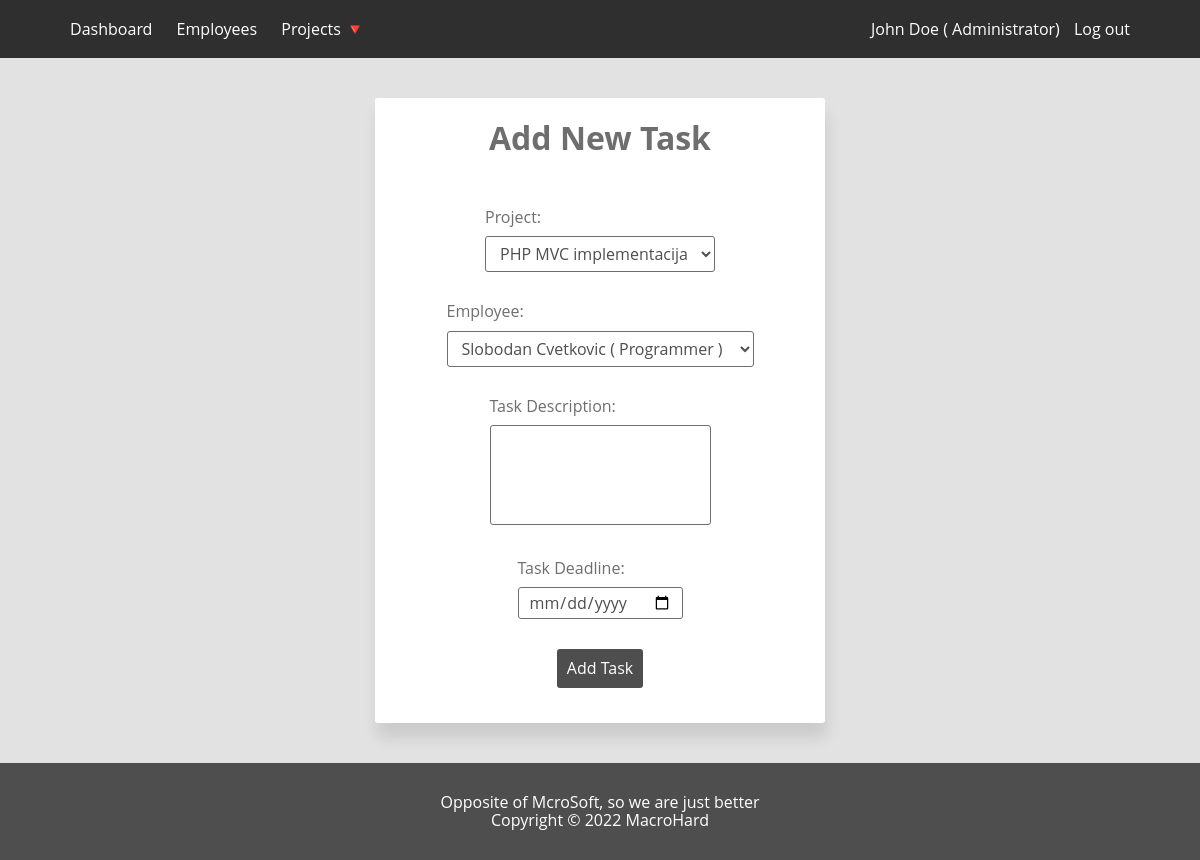
/dashboard/create-task.php (signed in), run on the app's committed database.
### tables this page shows
CREATE TABLE IF NOT EXISTS `employees` (
  `id` int(11) NOT NULL AUTO_INCREMENT,
  `position_id` int(11) NOT NULL,
  `firstname` varchar(255) NOT NULL,
  `lastname` varchar(255) NOT NULL,
  `password` varchar(255) DEFAULT NULL,
  `salary` decimal(10,2) NOT NULL,
  `email` varchar(255) NOT NULL,
  PRIMARY KEY (`id`),
  UNIQUE KEY `id` (`id`,`lastname`),
  UNIQUE KEY `email` (`email`),
  KEY `employees_position` (`position_id`)
);

CREATE TABLE IF NOT EXISTS `position` (
  `id` int(11) NOT NULL AUTO_INCREMENT,
  `position_name` varchar(255) NOT NULL,
  PRIMARY KEY (`id`)
);

### autoloader.php (called while the page is built, shortened)
<?php
  spl_autoload_register(function($className)
  {
    $namespace=str_replace("\\","/",__NAMESPACE__);
    $className=str_replace("\\","/",$className);
    $class=__DIR__."/classes/".(empty($namespace)?"":$namespace."/")."{$className}.php";
  });

### classes/Database/Database.php (called while the page is built, shortened)
<?php
  class Database
  {
    private static string $host = "localhost";
    private static string $user = "root";
    private static string $pwd = "";
    private static string $dbName = "backend_zaposleni";
    private static \PDO $pdoObj;
    public static function connect(): \PDO
    {
      return self::$pdoObj;
    }
    private static function setPdo(): bool
    {
      $dsn = "mysql:host=" . self::$host . ";dbname=" . self::$dbName . ";";
      try {
        $pdo = new \PDO($dsn, self::$user, self::$pwd);
        $pdo->setAttribute(\PDO::ATTR_DEFAULT_FETCH_MODE, \PDO::FETCH_ASSOC);
        self::$pdoObj = $pdo;
        return true;
      } catch(\PDOException $e) {
        self::$error = $e->getMessage();
      }
      return false;
    }
  }

### classes/Models/User.php (called while the page is built, shortened)
<?php
  class User
  {
    protected function getLoggedUserData(int $user_id): array
    {
      try {
        $sql = "SELECT e.email as email, e.firstname as firstname, e.lastname as lastname, p.position_name as position_name FROM employees e
                        LEFT JOIN position p on e.position_id = p.id
                        WHERE e.id=:user_id AND p.position_name='Administrator' ;";
        $statement = Database::connect()->prepare($sql);
        $statement->bindParam(":user_id", $user_id, \PDO::PARAM_INT);
        $statement->execute();
        if($statement->rowCount() > 0) {
          $results = $statement->fetch();
          return $results;
        } else {
          return ["Triggered Karen at the getLoggedUserEmail class"];
        }
      } catch (\PDOException $e) {
        return [$e->getMessage()];
      }
    }
    protected function getAllUsersData(): array
    {
      $sql = "SELECT p.position_name as position_name, e.id as employee_id, e.firstname as firstname, e.lastname as lastname, e.salary as salary, e.email as email
            FROM employees e
         LEFT JOIN position p on e.position_id = p.id ORDER BY salary DESC";
      $db = Database::connect();
      $statement = $db->prepare($sql);
      $statement->execute();
      $results = $statement->fetchAll();
      return $results;
    }
  }

### classes/Controllers/UserController.php (called while the page is built, shortened)
<?php
  class UserController extends User
  {
    public string $userRole;
    public string $userName;
    public string $userLastName;
    public array $userDataArr;
    public function __construct(int $userId = 0)
    {
      $this->setUserDataArr($this->getLoggedUserData($userId));
      $this->userName = $this->getUserDataArr()['firstname'];
      $this->userLastName = $this->getUserDataArr()['lastname'];
      $this->userRole = $this->getUserDataArr()['position_name'];
    }
    public function getUserRole(): string
    {
      return $this->userRole;
    }
    public function getUserName(): string
    {
      return $this->userName;
    }
    public function getUserLastName(): string
    {
      return $this->userLastName;
    }
    public function setUserDataArr(array $userData) {
      $this->userDataArr = $userData;
    }
    public function getUserDataArr()
    {
      return $this->userDataArr;
    }
    public static function getAllUsers(): array
    {
      return (new parent)->getAllUsersData();
    }
  }

### classes/Models/Project.php (called while the page is built, shortened)
<?php
  class Project
  {
    protected function getAllProjectData(): array
    {
      try {
        $sql = "SELECT id, project_name, project_description FROM projects WHERE project_name IS NOT NULL AND project_description IS NOT NULL";
        $statement = Database::connect()->prepare($sql);
        $statement->execute();
        if($statement->rowCount() > 0) {
          $results = $statement->fetchAll();
          return $results;
        } else {
          return ["0 rows found!"];
        }
      } catch (\PDOException $e) {
        return ["PDO Error" => $e->getMessage()];
      }
    }
  }

### classes/Controllers/ProjectController.php (called while the page is built, shortened)
<?php
  class ProjectController extends Project
  {
    private array $projectsArr = [];
    public function __construct()
    {
      $this->projectsArr = $this->getAllProjectData();
    }
    public function getProjectsArr(): array
    {
      return $this->projectsArr;
    }
  }

### dashboard/create-task.php (the view, shortened to what this page needs)
<?php
  if(isset($_SESSION['user_id']) && $_SESSION['role'] === "Administrator") {
    include_once("../includes/partials/header.php");
    include_once("../includes/partials/navigation.php");
    $projects = new ProjectController();
    $projectsArr = $projects->getProjectsArr();
    $usersArr = \Controllers\UserController::getAllUsers();
    ?>
    <section class="login-section">
      <div class="container flex">
        <h1>Add New Task</h1>
        <form action="../includes/controller.php" method="POST" class="form">
          <div class="form-control">
            <label for="projectSelectName">
              <span>Project:</span>
              <select name="projectId" id="projectSelectName">
                <?php foreach($projectsArr as $project): ?>
                  <option value="<?= $project['id'] ?>"><?= $project['project_name']; ?></option>
                <?php endforeach; ?>
              </select>
            </label>
          </div>
          <div class="form-control">
            <label for="userSelectName">
              <span>Employee:</span>
              <select name="userId" id="userSelectName">
                <?php foreach($usersArr as $user): ?>
                  <option value="<?= $user['employee_id'] ?>">
                    <?=
                      $user['firstname'] ." ".
                      $user['lastname'] .
                      " ( " . $user['position_name'] . " )";
                    ?>
                  </option>
                <?php endforeach; ?>
              </select>
            </label>
          </div>
          <div class="form-control">
            <label for="task-description">
              <span>Task Description:</span>
              <textarea name="taskDescription" class="input-textarea" id="task-description"></textarea>
            </label>
          </div>
          <div class="form-control">
            <label for="task-deadline">
              <span>Task Deadline:</span>
              <input type="date" name="taskDeadline" class="input-date" id="task-deadline">
            </label>
          </div>
          <button type="submit" class="btn btn-submit"  name="createTask">Add Task</button>
        </form>
      </div>
    </section>
    <?php
    include_once("../includes/partials/footer.php");
  } else {
    header("Location: ../index.php");
  }

### includes/partials/navigation.php (shortened to what this page needs)
<?php
  require_once("../autoloader.php");
  $loggedUserId = $_SESSION['user_id'];
  $loggedUser = new UserController($loggedUserId);
  $employeeName = $loggedUser->getUserName();
  $employeeLastName = $loggedUser->getUserLastName();
  $employeeRole = $loggedUser->getUserRole();
?>
<nav class="navbar">
  <div class="nav-container flex justify-cont-between">
    <div class="nav-group">
      <a href="./dashboard.php" class="nav-link">Dashboard</a>
      <a href="./employees.php" class="nav-link">Employees</a>
      <div class="dropdown">
        <a href="javascript:void(0)" class="dropbtn nav-link">Projects 🔻</a>
      </div>
    </div>
    <div class="nav-group">
      <?php if(isset($_SESSION["user_id"])): ?>
        <span class="navlog-info">
          <?= "$employeeName $employeeLastName ( $employeeRole)" ?>
        </span>
        <a href="../index.php" class="nav-link">Log out</a>
      <?php endif; ?>
    </div>
  </div>
</nav>

### includes/css/style.css (style rules this page uses)
* { scrollbar-width: thin; scrollbar-color: gray #c5c5c5; }
html { -webkit-box-sizing: border-box; -moz-box-sizing: border-box; box-sizing: border-box; }
*, *:before, *:after { -webkit-box-sizing: inherit; -moz-box-sizing: inherit; box-sizing: inherit; }
html, body { min-height: 100vh; padding: 0; margin: 0; font-family: "Open Sans", sans-serif; font-weight: 400; box-sizing: border-box; background-color: #e2e2e2; position: relative; }
body { display: flex; flex-direction: column; }
.flex { display: flex; }
.justify-cont-between { justify-content: space-between; }
.btn { outline: none; border: unset; cursor: pointer; background-color: transparent; padding: 5px 10px; }
input { outline: none; }
.container { position: relative; margin: 0 auto; width: 90vw; }
.nav-container { margin: 0 auto; width: 90vw; }
.navbar { background-color: #2f2f2f; padding-top: 20px; margin-bottom: 20px; }
.nav-group .nav-link { color: #fff; text-decoration: none; border-bottom: 2px solid transparent; padding: 5px; margin: 0 5px; }
.nav-group .dropdown { display: inline-block; padding-bottom: 20px; }
.login-section { margin-top: 20px; margin-bottom: 40px; }
.login-section .container { margin: 0 auto; width: 450px; align-items: center; flex-direction: column; background-color: #fff; box-shadow: 2px 15px 15px rgba(0, 0, 0, 0.1); border-radius: 3px; }
.login-section .container h1 { color: #6e6e6e; }
.login-section .container .form { padding: 30px; width: 400px; flex-direction: column; justify-items: center; }
.form-control { margin-bottom: 30px; }
.form-control span { display: block; margin-bottom: 10px; color: #6e6e6e; }
.form-control input, .form-control textarea, .form-control select { outline: none; width: 100%; border: 1px solid #6e6e6e; padding: 5px 10px; border-radius: 3px; background-color: #fff; color: #4e4e4e; }
.form-control textarea { resize: none; height: 100px; }
.btn-submit { color: #fff; width: 100%; padding-top: 10px; padding-bottom: 10px; background-color: #4e4e4e; border-radius: 3px; align-self: center; margin-bottom: 5px; }
.navlog-info { color: #fff; }

### data on the page
employees: firstname "John", lastname "Doe", position.position_name "Administrator"

### other printed values
form field projectId "PHP MVC implementacija"
form field userId "Slobodan Cvetkovic ( Programmer )"
